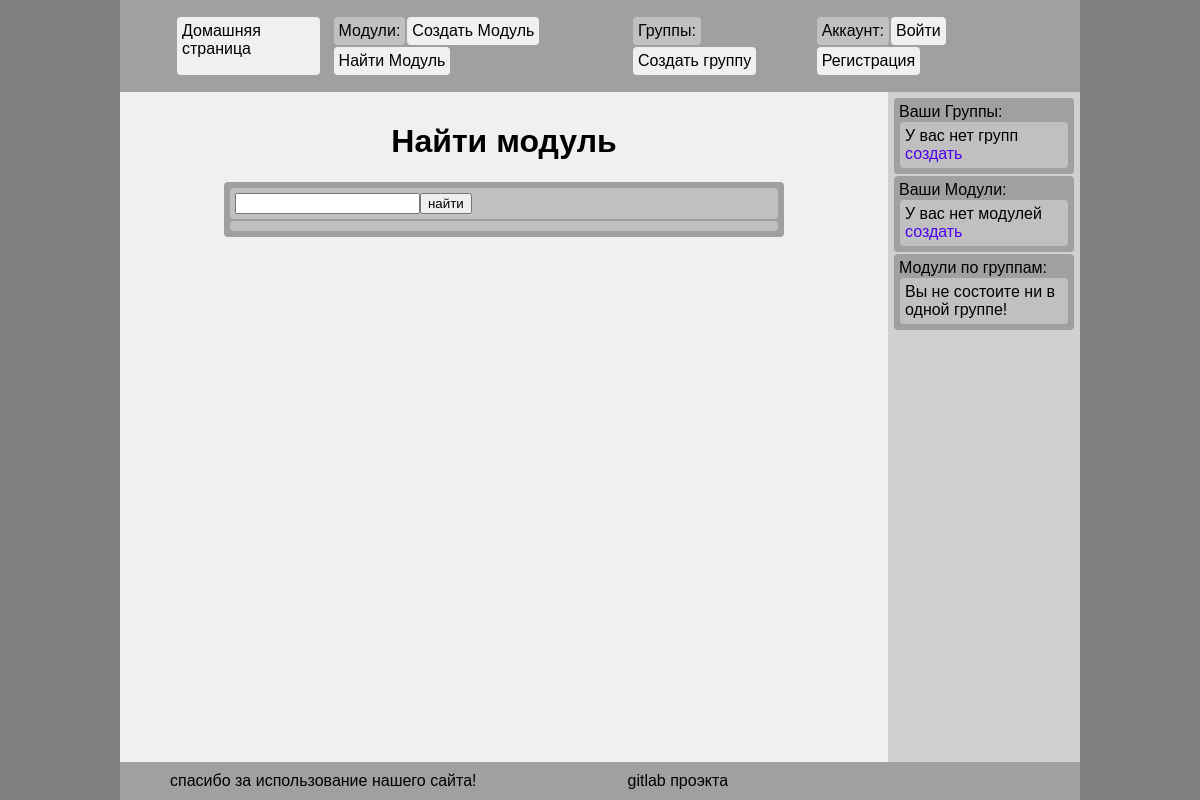
The page /tasks/ on the database as committed earlier.
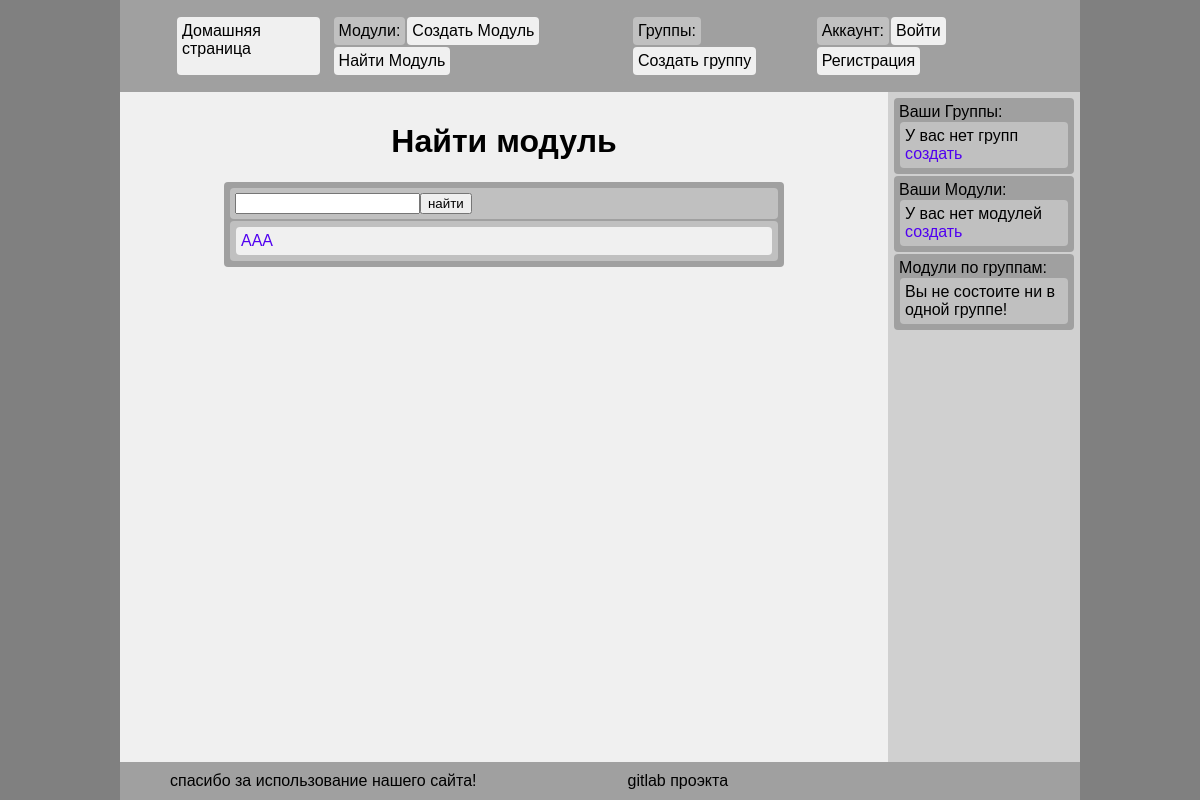
The same page on the database as committed later.
### tasks/models.py (models this page shows, shortened)
class Module(models.Model):
    name          = models.CharField(max_length=64, default="Новый модуль")
    author        = models.ForeignKey(User, on_delete=models.CASCADE)
    tasks         = models.ManyToManyField(Task, blank=True)
    creation_date = models.DateTimeField(auto_now_add=True)
    is_active     = models.BooleanField(default=True)
    is_public     = models.BooleanField(default=False)

### tasks/views.py (the view)
# urls.py: path('tasks/',                      tasks.FindModuleView),
def FindModuleView(request):
    context = get_base_context(request, 'Найти модуль')
    context['to_find'] = request.POST.get('to_search', "")
    if request.method == 'POST':
        context['to_show'] = sorted(Module.objects.filter(is_active=True,is_public=True, name__startswith=request.POST['to_search']), key=lambda m: m.creation_date, reverse=True)[:10]
    else:
        context['to_show'] = sorted(Module.objects.filter(is_active=True,is_public=True), key=lambda m: m.creation_date, reverse=True)[:10]
    return render(request, 'module_find.html', context)

### static/py/view.py (called while the page is built, shortened)
def get_base_context(request, pagename, buttonname=""):
    context = {}
    context['pagename']    = pagename
    context['buttonname']  = buttonname
    context['user']        = request.user
    context['all_modules'] = Module.objects.filter(is_public=True, is_active=True)
    return context

### tasks/templates/module_find.html (shortened to what this page needs)
{% extends './base.html' %}
{% block content %}
    <h1 align="center">{{pagename}}</h1>
    <form method="POST" id="form">
        <div class="flex-col bigbox" id="module_newtask_box">
            <div class="flex component2">
                <input name="to_search">
                <input type="submit" value="найти">
            </div>
            <div class="flex-col component2">
                {%for module in to_show%}
                <div class="flex component">
                    <a href="/tasks/{{module.id}}/">{{module.name}}</a>
                </div>
                {%endfor%}
            </div>
        </div>
    </form>
{% endblock %}

Rows that differ between the two databases and show on the page:
added Module: name "AAA"
